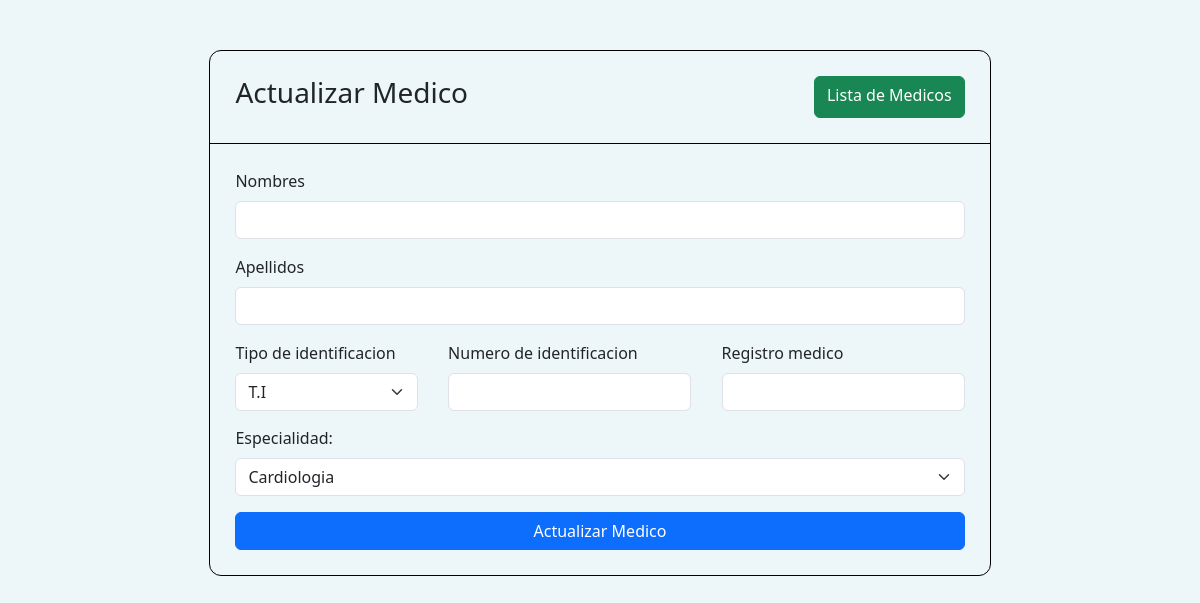
/medicos/update/7, run on an earlier commit of the app's database.
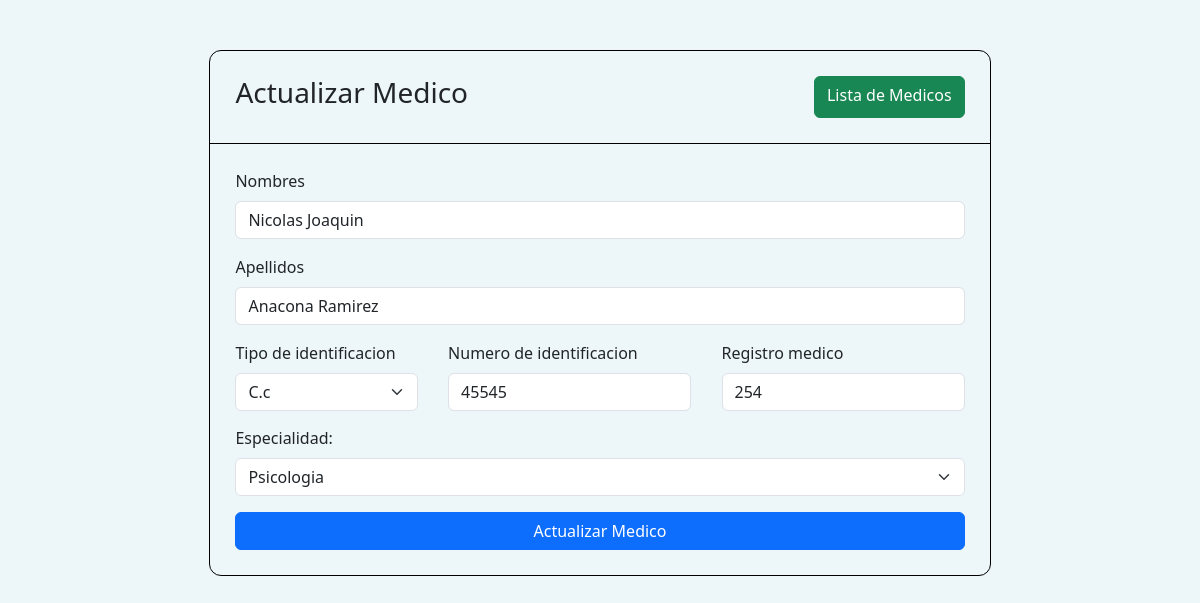
And on a later commit of the database.
### app/models.py (models this page shows)
class Medico(db.Model):
    __tablename__='medicos'
    id = db.Column(db.Integer, primary_key = True )
    nombres = db.Column(db.String(120), nullable = True )
    apellidos = db.Column(db.String(120), nullable = True)
    tipo_identificacion = db.Column(db.String(4), nullable = True)
    numero_identificacion = db.Column(db.Integer)
    registro_medico = db.Column(db.Integer)
    especialidad = db.Column(db.String(50))
    citas = db.relationship("Cita" , backref = "medico" )

### app/routes.py (the view, shortened to what this page needs)
@app.route('/medicos/update/<int:id>', methods = ['GET', 'POST'])
def update_medico(id):
    especialidades = [ 'Cardiologia', 'Pediatria','Psicologia']
    medico_update = Medico.query.get(id)
    if(request.method == 'GET'):
        return render_template('medicos/medico_update.html', medico_update = medico_update, especialidades = especialidades)

### app/templates/medicos/medico_update.html (shortened to what this page needs)
<!DOCTYPE html>
<html lang="en">
  <head>
    <link rel="stylesheet" href="https://cdn.jsdelivr.net/npm/bootstrap@5.3.3/dist/css/bootstrap.min.css">
  </head>
  <body>
    <section class="container sectionForm">
      <article class="articleForm">
        <nav class="container navForm" >
          <h3 class="titleForm" >Actualizar Medico</h3>
          <a  class="btn btn-success" href="http://127.0.0.1:5000/medicos">Lista de Medicos</a>
        </nav>
        <form method="post" class="formForm" action="/medicos/update/{{medico_update.id}}">
          <div class="mb-3">
            <label for="nombres" class="form-label">Nombres</label>
            <input type="text" name="nombres"  value="{{ medico_update.nombres }}" class="form-control" id="nombres" aria-describedby="emailHelp" required>
          </div>
          <div class="mb-3">
            <label for="apellidos" class="form-label">Apellidos</label>
            <input type="text" name="apellidos"  value="{{ medico_update.apellidos }}" class="form-control" id="apellidos" required>
          </div>
          <section class="sectionIntoForm">
            <div class="col-sm-3">
              <label for="tipoIdentificacion" class="form-label">Tipo de identificacion</label>
              <select class="form-select" name="tipoID" aria-label="Default select example" required>
                <option {% if medico_update.tipo_identificacion == 'TI' %} selected {%endif%}>T.I</option>
                <option {% if medico_update.tipo_identificacion == 'CC' %} selected {%endif%}>C.c</option>
              </select>
            </div>
            <div class="col-sm-4">
              <label for="nIdentificacion" class="form-label">Numero de identificacion</label>
              <input type="text" name="numeroID" value="{{ medico_update.numero_identificacion }}" class="form-control" id="nIdentificacion" required>
            </div>
            <div class="col-sm-4">
              <label for="nRegistro" class="form-label">Registro medico</label>
              <input type="text" name="registroMedico" value="{{ medico_update.registro_medico }}" class="form-control" id="nRegistro" required>
            </div>
          </section>
          <div class="mb-3">
            <label for="especialidad" class="form-label">Especialidad: </label>
            <select class="form-select"  name="especialidad" aria-label="Default select example" id="especialidad" required >
              {% for especialidad in especialidades %}
              <option {% if medico_update.especialidad == especialidad %} selected {%endif%} > {{ especialidad }}</option>
              {% endfor %}
            </select>
          </div>
          <button type="submit" class="btn btn-primary botonForm">Actualizar Medico</button>
        </form>
      </article>
    </section>
  </body>
</html>

What changed in the data, as far as the page shows it:
added Medico: nombres "Nicolas Joaquin", apellidos "Anacona Ramirez", tipoID "C.c", numeroID "45545", registroMedico "254", especialidad "Psicologia"
Also different on the page:
form field tipoID: "T.I" → (not shown)
form field especialidad: "Cardiologia" → (not shown)
